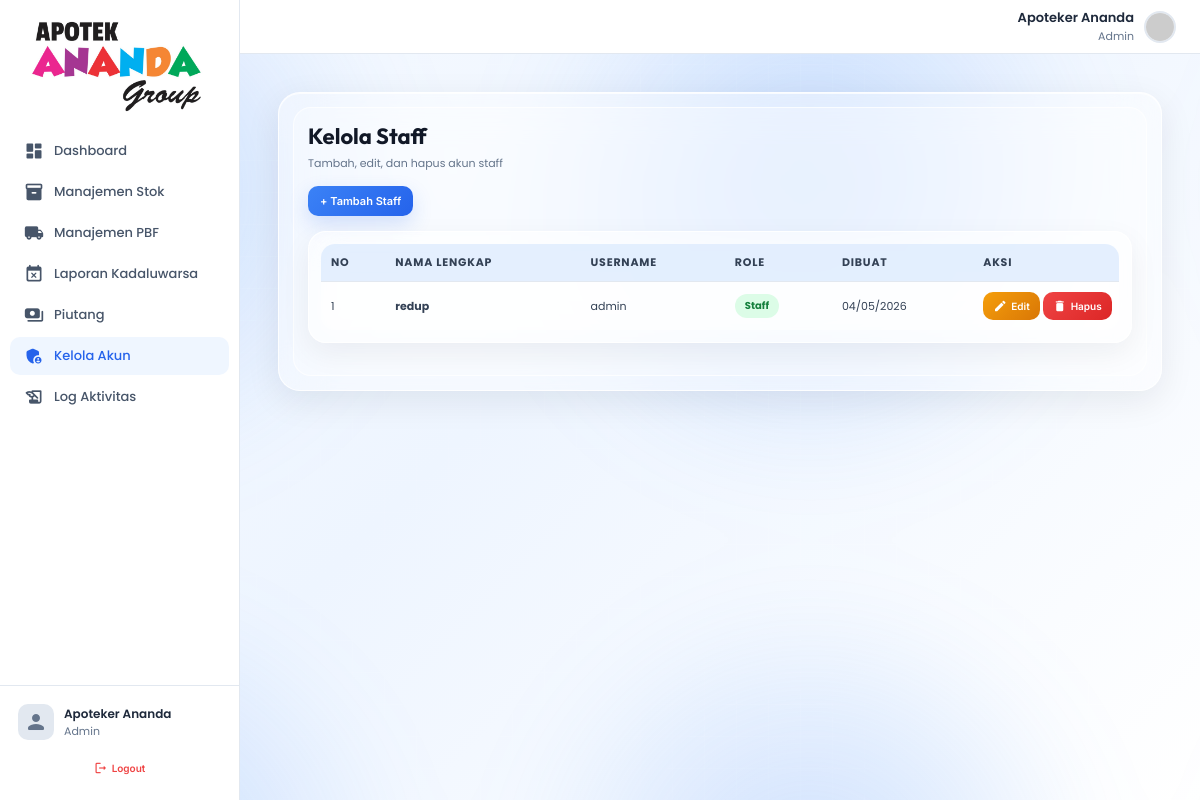
The page /frontend/superadmin/kelola_admin.php (signed in) on the database its author committed.
### tables this page shows
CREATE TABLE `users` (
  `id_user` int(11) NOT NULL,
  `nama_lengkap` varchar(100) NOT NULL,
  `username` varchar(50) NOT NULL,
  `password` varchar(255) NOT NULL,
  `role` enum('super_admin','admin') NOT NULL DEFAULT 'admin',
  `created_at` datetime DEFAULT current_timestamp(),
  `updated_at` datetime DEFAULT current_timestamp() ON UPDATE current_timestamp()
);

### backend/config/database.php (called while the page is built, shortened)
<?php
function getDBConnection(): PDO {
    static $pdo = null;
    if ($pdo === null) {
        $dsn = "mysql:host=" . DB_HOST . ";dbname=" . DB_NAME . ";charset=" . DB_CHARSET;
        $options = [
            PDO::ATTR_ERRMODE            => PDO::ERRMODE_EXCEPTION,
            PDO::ATTR_DEFAULT_FETCH_MODE => PDO::FETCH_ASSOC,
            PDO::ATTR_EMULATE_PREPARES   => false,
            PDO::ATTR_STRINGIFY_FETCHES  => false,
            PDO::MYSQL_ATTR_INIT_COMMAND => "SET NAMES utf8mb4 COLLATE utf8mb4_unicode_ci"
        ];
        try {
            $pdo = new PDO($dsn, DB_USER, DB_PASS, $options);
            $pdo->exec("SET time_zone = '" . DB_TIMEZONE . "'");
        } catch (PDOException $e) {
            error_log("Database connection failed: " . $e->getMessage());
            die("Koneksi database gagal. Silakan hubungi administrator.");
        }
    }
    return $pdo;
}

### backend/models/user.php (called while the page is built, shortened)
<?php
require_once __DIR__ . '/../config/database.php';
class User {
    private PDO $db;
    public function __construct() {
        $this->db = getDBConnection();
    }
    public function getAllAdmins(): array {
        $stmt = $this->db->query(
            "SELECT id_user, nama_lengkap, username, role, created_at, updated_at
             FROM users WHERE role = 'admin' ORDER BY created_at DESC"
        );
        return $stmt->fetchAll();
    }
}

### frontend/superadmin/kelola_admin.php (the view, shortened to what this page needs)
<?php
require_once __DIR__ . '/../templates/header.php';
require_once __DIR__ . '/../../backend/models/user.php';
$userModel = new User();
$adminList = $userModel->getAllAdmins();
require_once __DIR__ . '/../templates/sidebar.php';
?>
<div class="dashboard-wrapper">
  <div class="glass-container">
    <div class="glass-inner">
    <div class="page-header">
        <h1>Kelola Staff</h1>
        <p>Tambah, edit, dan hapus akun staff</p>
    </div>
    <div style="margin-bottom:15px;">
        <button class="btn btn-primary" onclick="openModal('modalTambahAdmin')">+ Tambah Staff</button>
    </div>
    <div class="card">
        <div class="table-wrapper">
            <table>
                <thead>
                    <tr><th>No</th><th>Nama Lengkap</th><th>Username</th><th>Role</th><th>Dibuat</th><th>Aksi</th></tr>
                </thead>
                <tbody>
                    <?php if (empty($adminList)): ?>
                        <tr><td colspan="6" class="text-center" style="color:#94a3b8;padding:30px;">Belum ada akun staff</td></tr>
                    <?php else: ?>
                        <?php foreach ($adminList as $i => $admin): ?>
                        <tr>
                            <td><?= $i + 1 ?></td>
                            <td><strong><?= htmlspecialchars($admin['nama_lengkap']) ?></strong></td>
                            <td><?= htmlspecialchars($admin['username']) ?></td>
                            <td><span class="badge badge-success">Staff</span></td>
                            <td><?= date('d/m/Y', strtotime($admin['created_at'])) ?></td>
                            <td>
                                <button class="btn btn-warning btn-sm" onclick='editAdmin(<?= json_encode($admin) ?>)'><span class="material-icons-round">edit</span>Edit</button>
                                <form method="POST" action="<?= BASE_URL ?>/backend/controllers/admin_controller.php?action=delete" style="display:inline" onsubmit="return confirm('Hapus akun staff ini? Semua data terkait akan ikut terhapus.')">
                                    <button type="submit" class="btn btn-danger btn-sm"><span class="material-icons-round">delete</span>Hapus</button>
                                </form>
                            </td>
                        </tr>
                        <?php endforeach; ?>
                    <?php endif; ?>
                </tbody>
            </table>
        </div>
    </div>
</div>
    </div>
  </div>
</div>
<?php require_once __DIR__ . '/../templates/footer.php'; ?>

### frontend/templates/header.php (style rules this page uses)
:root { --primary: #2563eb; --primary-hover: #1d4ed8; --secondary: #64748b; --success: #10b981; --warning: #f59e0b; --danger: #ef4444; --background: #f1f5f9; --surface: #ffffff; --sidebar: #ffffff; --text-main: #1e293b; --text-muted: #64748b; --border: #e2e8f0; --shadow-sm: 0 1px 2px 0 rgba(0, 0, 0, 0.05); --shadow: 0 4px 6px -1px rgba(0, 0, 0, 0.1), 0 2px 4px -1px rgba(0, 0, 0, 0.06); --shadow-lg: 0 10px 15px -3px rgba(0, 0, 0, 0.1), 0 4px 6px -2px rgba(0, 0, 0, 0.05); --sidebar-width: 240px; }
* { margin: 0; padding: 0; box-sizing: border-box; }
body { font-family: 'Inter', sans-serif; background: var(--background); color: var(--text-main); display: flex; min-height: 100vh; overflow-x: hidden; }
.page-header { margin-bottom: 18px; display: flex; flex-direction: column; gap: 3px; }
.page-header h1 { font-family: 'Outfit', sans-serif; font-size: 24px; font-weight: 700; color: #1e293b; }
.page-header p { color: #64748b; font-size: 13px; }
.card { background: #fff; border-radius: 14px; box-shadow: var(--shadow-sm); border: 1px solid var(--border); padding: 18px; margin-bottom: 18px; }
.table-wrapper { width: 100%; overflow-x: auto; border-radius: 10px; }
.table-wrapper table { min-width: 900px; }
table { width: 100%; border-collapse: separate; border-spacing: 0; }
th { background: #f8fafc; padding: 10px 12px; text-align: left; font-size: 11px; font-weight: 700; color: #64748b; text-transform: uppercase; letter-spacing: 0.8px; border-bottom: 1px solid var(--border); }
td { padding: 10px 12px; font-size: 13px; color: #475569; border-bottom: 1px solid #f1f5f9; vertical-align: middle; line-height: 1.35; }
tr:last-child td { border-bottom: none; }
.badge { padding: 3px 8px; border-radius: 6px; font-size: 11px; font-weight: 600; display: inline-flex; align-items: center; }
.badge-success { background: #d1fae5; color: #065f46; }
.btn { display: inline-flex; align-items: center; gap: 6px; padding: 8px 14px; border-radius: 10px; font-size: 12px; font-weight: 600; border: none; cursor: pointer; transition: all 0.2s; text-decoration: none; font-family: 'Inter', sans-serif; }
.btn .material-icons-round { font-size: 16px; line-height: 1; }
.btn-sm .material-icons-round { font-size: 14px; }
.btn-primary { background: var(--primary); color: #fff; }
.btn-sm { padding: 5px 10px; font-size: 11px; border-radius: 7px; }
.btn-warning { background: var(--warning); color: #fff; }
.btn-danger { background: var(--danger); color: #fff; }

### rows shown on the page
users: nama_lengkap "redup", username "admin", created_at "04/05/2026"

### other values the page prints
$fullName "Apoteker Ananda"
